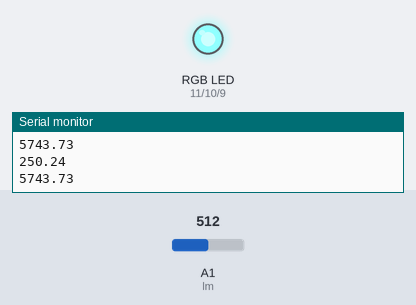
This sketch was run on a simulated Arduino Uno, built with avr-gcc and run on an emulated ATmega328P. On the bench: an RGB LED mixed from three pins (HIGH = lit), the last lines printed to the serial monitor. Inputs (shaded band) come from the test bench; at power-on: A1 (lm) = 512.

Above: at 1.8 s.
1.9 s: A1 (lm) set to 15
At 2.3 s:
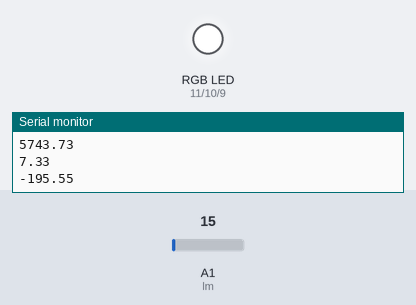
3.5 s: A1 (lm) set to 35
At 5.1 s:
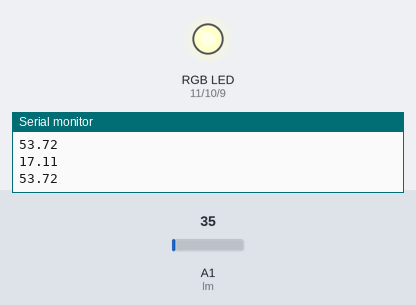
5.5 s: A1 (lm) set to 122
At 6.7 s:
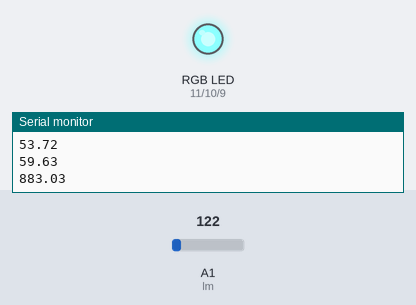
Timing chart, 0 to 8.5 s (numbered marks = the images above; inputs shaded):
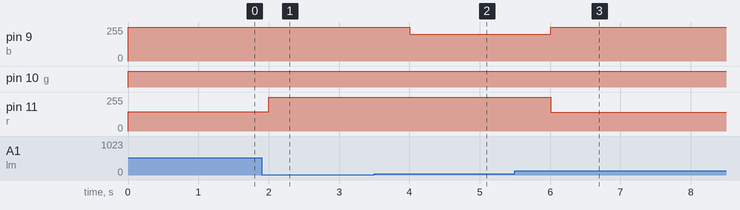

Measured:
- after the input at 1.9 s, pin 11 (r): 144/255 → 255/255 after 0.10 s
- after the input at 3.5 s, pin 9 (b): 255/255 → 201/255 after 0.51 s
- after the input at 5.5 s, pin 9 (b): 201/255 → 255/255 after 0.51 s; pin 11 (r): 255/255 → 140/255 after 0.51 s

The sketch:

LM35_RGB.ino
```cpp
const int r = 11, g = 10, b = 9;
const int lm = A1;
float x, value = 255;
void setup(){
    Serial.begin( 9600 );
}

float map_f ( float temp, float x, float y, float a, float b ){
    float st = ( b - a ) / ( y - x );
    st /= 2;
    return ( temp - x ) * st;
}

void loop(){

    float volt = analogRead( lm );  // voltage in A0
    volt = ( volt / 1023 ) * 5000;  // mV unit voltage + = * 4.8828125
    float temp = volt / 10;         // Convert volt value to temperature. Each 10 mV is 1 C degree
    Serial.println( temp );

    float ch_red = map_f( temp, 25, 30, 0, 255 );
    float ch_green = map_f( temp, 20, 25, 0, 255 );
    float ch_blue = map_f( temp, 15, 20, 0, 255 );

    if( temp > 25.00 ){
        analogWrite( r, 255 - ch_red );
        analogWrite( g, 255 - 0 );
        analogWrite( b, 255 - 0 );
        Serial.println( ch_red );
    }
    else if( temp >= 20 && temp <= 25 ){
        analogWrite( r, 255 - 0 );
        analogWrite( g, 255 - ch_green );
        analogWrite( b, 255 - 0 );
        Serial.println( ch_green );
    }
    else{
        analogWrite( r, 255 - 0 );
        analogWrite( g, 255 - 0 );
        analogWrite( b, 255 - ch_blue  );
        Serial.println( ch_blue );
    }

    Serial.println(  );
    delay( 1000 );
}
```
